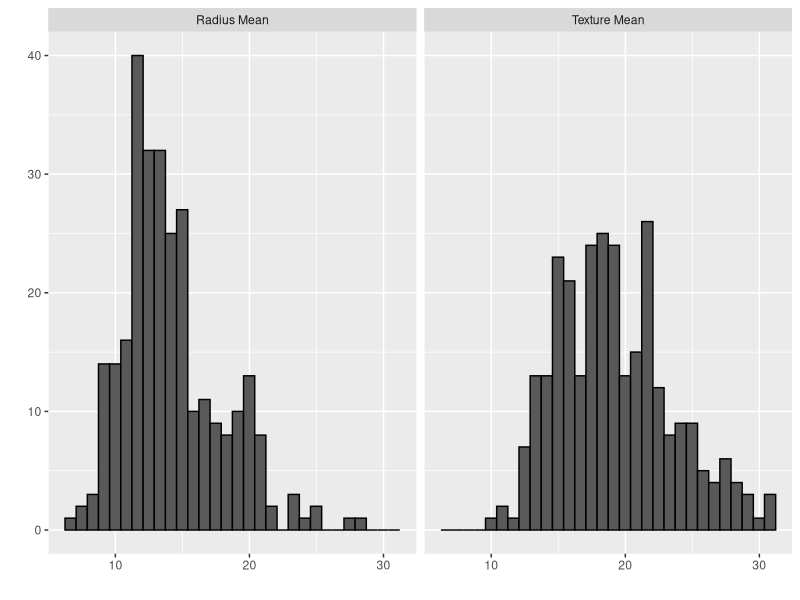
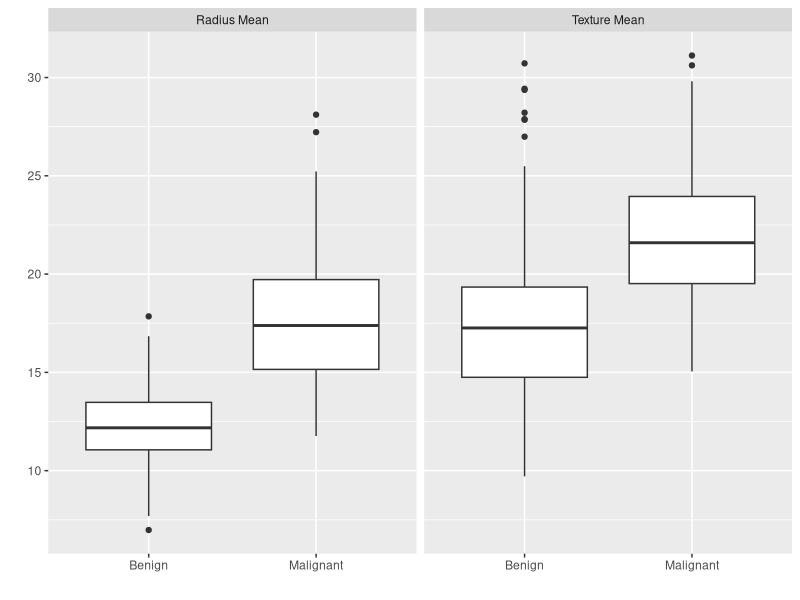
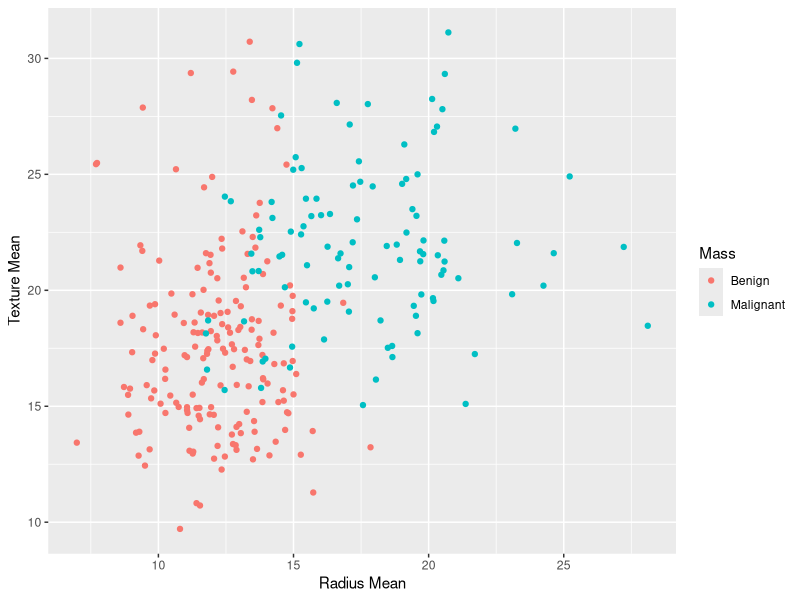

The R script that drew these images, in order:
## ---- chunk 1
library(tidyverse)
library(caret)
library(e1071)

library(dslabs)
data(brca)
## ---- chunk 2
dat = data.frame(labels = factor(ifelse(brca$y == "B", "Benign", "Malignant")), 
                 radius_mean = brca$x[,"radius_mean"], 
                 texture_mean = brca$x[,"texture_mean"])
## ---- chunk 3
set.seed(260)
index_train = createDataPartition(y = dat$labels, 
                                  times = 1, p = 0.5, list = FALSE)
train_set = slice(dat, index_train)
test_set = slice(dat, -index_train)
## ---- chunk 4
train_set %>% summary()
## ---- chunk 5
train_set %>% 
  summarize(pi = mean(labels=="Malignant")) %>% 
  .$pi
## ---- chunk 6
train_set %>% 
  gather(feature_name, measurement, c("radius_mean", "texture_mean"))  %>% 
  ggplot(aes(measurement)) + 
  geom_histogram(color = "black") + 
  facet_wrap(~ feature_name, 
             labeller = as_labeller(c("radius_mean"="Radius Mean", 
                                      "texture_mean" = "Texture Mean"))) + 
  xlab("") + ylab("")
## ---- chunk 7
train_set %>% 
  gather(feature_name, measurement, c("radius_mean", "texture_mean"))  %>% 
  ggplot(aes(x = labels, y = measurement)) + 
  geom_boxplot() + 
  facet_wrap(~ feature_name, 
             labeller = as_labeller(c("radius_mean"="Radius Mean", 
                                      "texture_mean" = "Texture Mean"))) + 
  xlab("") + ylab("")
## ---- chunk 8
train_set %>% 
  ggplot(aes(x = radius_mean, y = texture_mean, color = labels)) + 
  geom_point() + 
  scale_color_discrete(name = "Mass") + 
  xlab("Radius Mean") + ylab("Texture Mean")
## ---- chunk 9
# To make everything easier/consistent, let's recode "Benign" and "Malignant" to 0 and 1 respectivily. 

train_set <- train_set %>% mutate(labels_numeric = ifelse(labels == "Malignant", 1, 0))
test_set <- test_set %>% mutate(labels_numeric = ifelse(labels == "Malignant", 1, 0))

fit_logistic = glm(labels_numeric ~ radius_mean + texture_mean, 
                   data = train_set, family = "binomial")

p_hat_logistic = predict(fit_logistic, newdata = test_set, type = "response")
y_hat_logistic = factor(ifelse(p_hat_logistic > 0.5, 1, 0))

confusionMatrix(data = y_hat_logistic, 
                reference = as.factor(test_set$labels_numeric))
